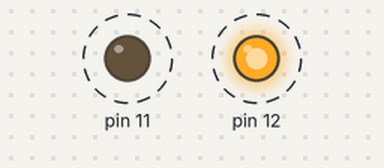
A sketch run on a simulated Arduino Uno, built with avr-gcc and run on an emulated ATmega328P. Shown: output pins drawn as LEDs (lit = HIGH). Dashed ring = blinking.

Above: at 0.5 s.
Timing chart, 0 to 4.6 s (numbered marks = the images above):
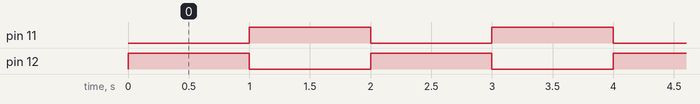

The sketch:

PL-UndC-11-CODE.ino
```cpp
void setup() {
  pinMode(11, OUTPUT);
  pinMode(12, OUTPUT);
}

void loop() {
  digitalWrite(12, HIGH);
  digitalWrite(11, LOW);
  delay(1000);
  digitalWrite(12, LOW);
  digitalWrite(11, HIGH);
  delay(1000);
}
```

Measured:
- by itself, pin 11, pin 12: alternates HIGH for 1.0 s and LOW for 1.0 s
